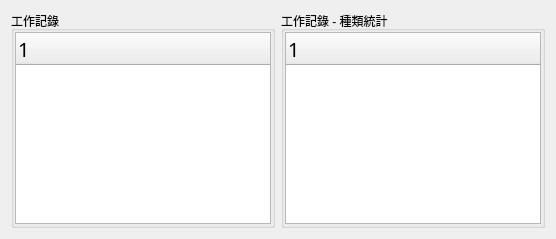
      <widget class="QWidget" name="page_work_record">
       <layout class="QGridLayout" name="gridLayout_5">
        <item row="0" column="0">
         <widget class="QGroupBox" name="groupBox_12">
          <property name="title">
           <string>工作記錄</string>
          </property>
          <layout class="QVBoxLayout" name="verticalLayout_14">
           <property name="leftMargin">
            <number>1</number>
           </property>
           <property name="topMargin">
            <number>1</number>
           </property>
           <property name="rightMargin">
            <number>1</number>
           </property>
           <property name="bottomMargin">
            <number>1</number>
           </property>
           <item>
            <widget class="QTreeWidget" name="work_record_tb_list">
             <property name="font">
              <font>
               <family>Microsoft JhengHei</family>
               <pointsize>15</pointsize>
               <weight>50</weight>
               <bold>false</bold>
              </font>
             </property>
             <column>
              <property name="text">
               <string notr="true">1</string>
              </property>
             </column>
            </widget>
           </item>
          </layout>
         </widget>
        </item>
        <item row="0" column="1">
         <widget class="QGroupBox" name="groupBox_14">
          <property name="title">
           <string>工作記錄 - 種類統計</string>
          </property>
          <layout class="QVBoxLayout" name="verticalLayout_15">
           <property name="leftMargin">
            <number>1</number>
           </property>
           <property name="topMargin">
            <number>1</number>
           </property>
           <property name="rightMargin">
            <number>1</number>
           </property>
           <property name="bottomMargin">
            <number>1</number>
           </property>
           <item>
            <widget class="QTreeWidget" name="work_record_kind_list">
             <property name="font">
              <font>
               <family>Microsoft JhengHei</family>
               <pointsize>15</pointsize>
              </font>
             </property>
             <column>
              <property name="text">
               <string notr="true">1</string>
              </property>
             </column>
            </widget>
           </item>
          </layout>
         </widget>
        </item>
       </layout>
      </widget>
